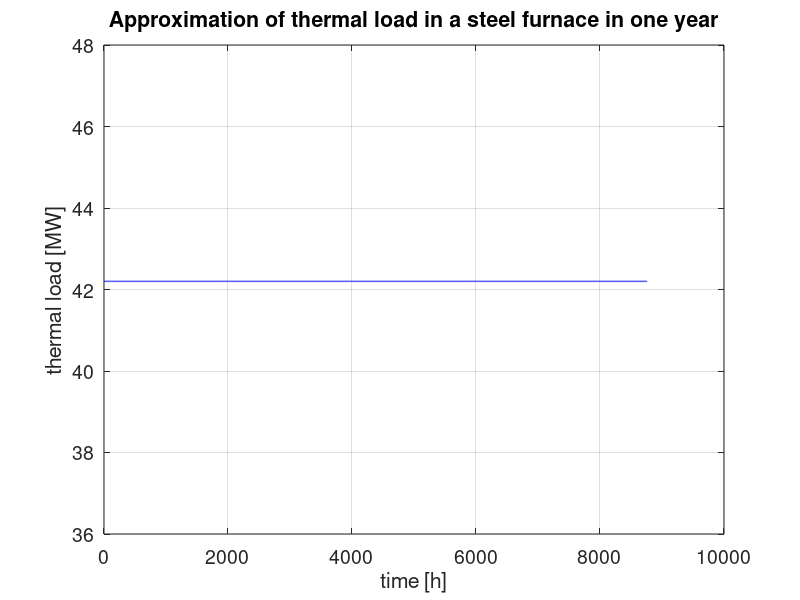

Here is the MATLAB script that generated this plot: (Note: this script raises an error after producing the figure.)
clear
close all
clc

set(0,'defaultaxesfontsize',14)
set(0,'defaultlinelinewidth',1)

%% POWER LOAD APPROXIMATION - constant profile
pow_avg=42.2;                              %[MW/week]
pow_hour=pow_avg*1000/7/24;                %[kW/hour]
time=(1:365*24)';
pow_output=pow_avg*ones(size(time));

figure(1)
plot(time,pow_output,'b-')               %time*min_pow;
hold on
box on
grid on
xlabel('time [h]')
ylabel('thermal load [MW]')
title('Approximation of thermal load in a steel furnace in one year')
set(gcf,'color','w')


[time_vec list_pv list_grid]=xlsread('Results.xls')